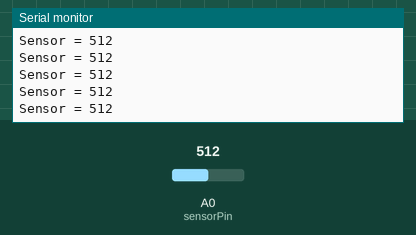
Simulated run of this sketch. Board: Arduino Uno, built with avr-gcc and run on an emulated ATmega328P. On the bench: the last lines printed to the serial monitor. The inputs (shaded band) are chosen by the test bench; at power-on: A0 (sensorPin) = 512.

Above: at 1.2 s.
1.3 s: A0 (sensorPin) set to 716
At 1.8 s:
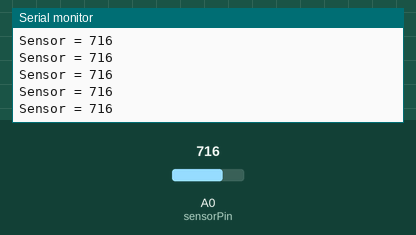
4.3 s: A0 (sensorPin) set to 900
At 5.3 s:
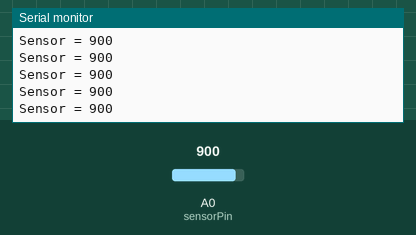
Timing chart, 0 to 7.3 s (numbered marks = the images above; inputs shaded):
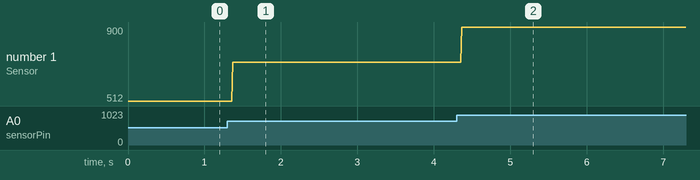

Measured:
- after the input at 1.3 s, the serial monitor: prints a new line after 0.07 s (image 1)
- after the input at 4.3 s, the serial monitor: prints a new line after 0.07 s (image 2)
- plotted number 1: 512 → 716 after the input at 1.3 s, 716 → 900 after the input at 4.3 s

The sketch:

3_2_Threshold_for_a_piezoelectric_transducer.ino
```cpp
byte sensorPin = A0;
int sensorValue = 0;
int threshold = 200;

void setup() {
  // put your setup code here, to run once:
  Serial.begin(9600);
}

void loop() {
  // put your main code here, to run repeatedly:
  sensorValue = analogRead(sensorPin);
  if (sensorValue > threshold) {
    Serial.print("Sensor = ");
    Serial.println(sensorValue, DEC);
  }
  delay(10);
}
```
